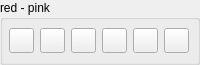
                    <widget class="QGroupBox" name="redPink_Gb">
                     <property name="minimumSize">
                      <size>
                       <width>0</width>
                       <height>65</height>
                      </size>
                     </property>
                     <property name="maximumSize">
                      <size>
                       <width>16777215</width>
                       <height>65</height>
                      </size>
                     </property>
                     <property name="title">
                      <string>red - pink</string>
                     </property>
                     <layout class="QHBoxLayout" name="horizontalLayout_11">
                      <property name="spacing">
                       <number>0</number>
                      </property>
                      <property name="leftMargin">
                       <number>0</number>
                      </property>
                      <property name="topMargin">
                       <number>0</number>
                      </property>
                      <property name="rightMargin">
                       <number>0</number>
                      </property>
                      <property name="bottomMargin">
                       <number>0</number>
                      </property>
                      <item>
                       <widget class="QPushButton" name="redColor_Btn">
                        <property name="minimumSize">
                         <size>
                          <width>25</width>
                          <height>25</height>
                         </size>
                        </property>
                        <property name="maximumSize">
                         <size>
                          <width>25</width>
                          <height>25</height>
                         </size>
                        </property>
                        <property name="text">
                         <string/>
                        </property>
                       </widget>
                      </item>
                      <item>
                       <widget class="QPushButton" name="monzaColor_Btn">
                        <property name="minimumSize">
                         <size>
                          <width>25</width>
                          <height>25</height>
                         </size>
                        </property>
                        <property name="maximumSize">
                         <size>
                          <width>25</width>
                          <height>25</height>
                         </size>
                        </property>
                        <property name="text">
                         <string/>
                        </property>
                       </widget>
                      </item>
                      <item>
                       <widget class="QPushButton" name="totemPoleColor_Btn">
                        <property name="minimumSize">
                         <size>
                          <width>25</width>
                          <height>25</height>
                         </size>
                        </property>
                        <property name="maximumSize">
                         <size>
                          <width>25</width>
                          <height>25</height>
                         </size>
                        </property>
                        <property name="text">
                         <string/>
                        </property>
                       </widget>
                      </item>
                      <item>
                       <widget class="QPushButton" name="sundownColor_Btn">
                        <property name="minimumSize">
                         <size>
                          <width>25</width>
                          <height>25</height>
                         </size>
                        </property>
                        <property name="maximumSize">
                         <size>
                          <width>25</width>
                          <height>25</height>
                         </size>
                        </property>
                        <property name="text">
                         <string/>
                        </property>
                       </widget>
                      </item>
                      <item>
                       <widget class="QPushButton" name="purplePizzazzColor_Btn">
                        <property name="minimumSize">
                         <size>
                          <width>25</width>
                          <height>25</height>
                         </size>
                        </property>
                        <property name="maximumSize">
                         <size>
                          <width>25</width>
                          <height>25</height>
                         </size>
                        </property>
                        <property name="text">
                         <string/>
                        </property>
                       </widget>
                      </item>
                      <item>
                       <widget class="QPushButton" name="royalHeathColor_Btn">
                        <property name="minimumSize">
                         <size>
                          <width>25</width>
                          <height>25</height>
                         </size>
                        </property>
                        <property name="maximumSize">
                         <size>
                          <width>25</width>
                          <height>25</height>
                         </size>
                        </property>
                        <property name="text">
                         <string/>
                        </property>
                       </widget>
                      </item>
                     </layout>
                    </widget>
